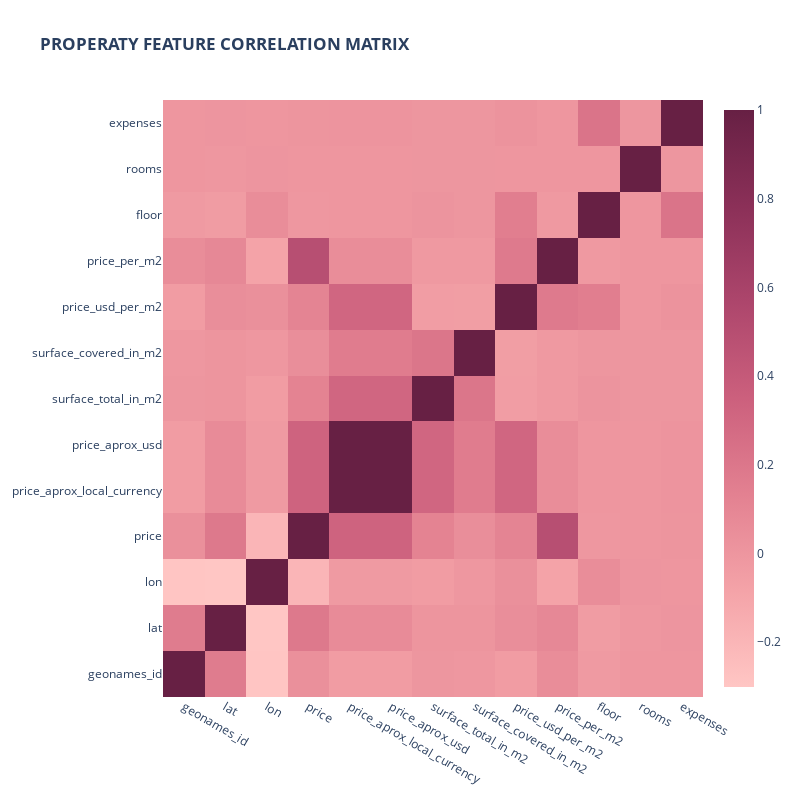

The notebook cell this image was saved under:
### Code cell
import plotly.io as pio
#
pio.show(test, engine='kaleido')

### Figure 1 — Plotly figure (JSON) as saved in the notebook; plotly's stock layout.template omitted (floating-point values rounded to 4 significant figures; data arrays with more than 128 entries replaced by an {"elided": "..."} marker saying what was removed)
{"data": [{"colorscale": [[0, "rgb(255, 198, 196)"], [0.1667, "rgb(244, 163, 168)"], [0.3333, "rgb(227, 129, 145)"], [0.5, "rgb(204, 96, 125)"], [0.6667, "rgb(173, 70, 108)"], [0.8333, "rgb(139, 48, 88)"], [1, "rgb(103, 32, 68)"]], "type": "heatmap", "x": ["geonames_id", "lat", "lon", "price", "price_aprox_local_currency", "price_aprox_usd", "surface_total_in_m2", "surface_covered_in_m2", "price_usd_per_m2", "price_per_m2", "floor", "rooms", "expenses"], "y": ["geonames_id", "lat", "lon", "price", "price_aprox_local_currency", "price_aprox_usd", "surface_total_in_m2", "surface_covered_in_m2", "price_usd_per_m2", "price_per_m2", "floor", "rooms", "expenses"], "z": {"elided": "13x13 float values"}}], "layout": {"height": 800, "title": {"text": "<b>PROPERATY FEATURE CORRELATION MATRIX"}, "width": 800, "xaxis": {"anchor": "y", "domain": [0, 1]}, "yaxis": {"anchor": "x", "domain": [0, 1]}}}
